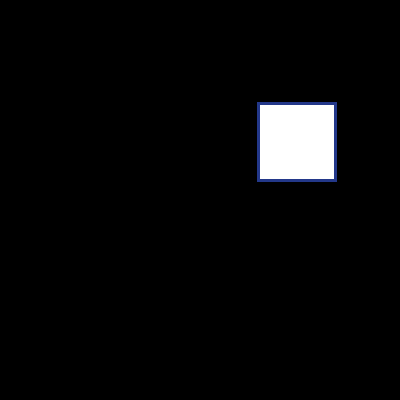
Frame 1 (no input)
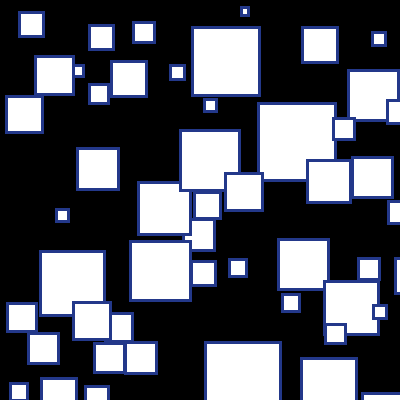
Frame 60 (the mouse pressed at the canvas centre just before this capture)
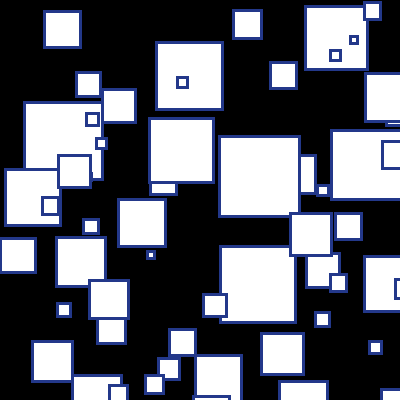
Frame 120 (the mouse held since frame 60 and released just before this capture)

The Processing sketch that drew these frames (run headless with seeded random() and noise(); from frame 60 on, the mouse is pressed at the canvas centre):

// Processing sketch: processing_174794
// ── processing_174794.pde

int feldGroesse = 1000;
float[] x = new float[feldGroesse];
float[] y = new float[feldGroesse];
float[] d = new float[feldGroesse];
int fuellstand = 0;
 
void setup() {
  size(400, 400);
  smooth();
}
 
void draw() {
  background(0);
  if (fuellstand < x.length) {
    setNewCircle(0);
  }
  drawCircles();
}
 
 
void drawCircles() {
  fill(255);
  stroke(35,56,138);
  strokeWeight(3);
  
    
  int i = 0;
  while (i < fuellstand) {
    rect(x[i], y[i], d[i], d[i]);
    i = i + 1;
  }
}
 
void setNewCircle (int recursionCounter) {
  float newX = random(width);
  float newY = random(height);
  float newD = random(6, 80);
 
  boolean intersectionFound = false;
  int i = 0;
  while (i < fuellstand && intersectionFound == false) {
    float distance = dist(newX, newY, x[i], y[i]);
    float minDistance = 0.5*(d[i] + newD);
    if (distance < minDistance) {
      intersectionFound = true;
    }
    i = i + 1;
  }
 
  if (recursionCounter <= 10 && intersectionFound == true) {
    recursionCounter = recursionCounter + 1;
    setNewCircle(recursionCounter);
  }
  else if (intersectionFound == false) {
    x[fuellstand] = newX;
    y[fuellstand] = newY;
    d[fuellstand] = newD;
 
    fuellstand = fuellstand + 1;
  }
}
 
void mousePressed() {
  fuellstand = 0;
}
